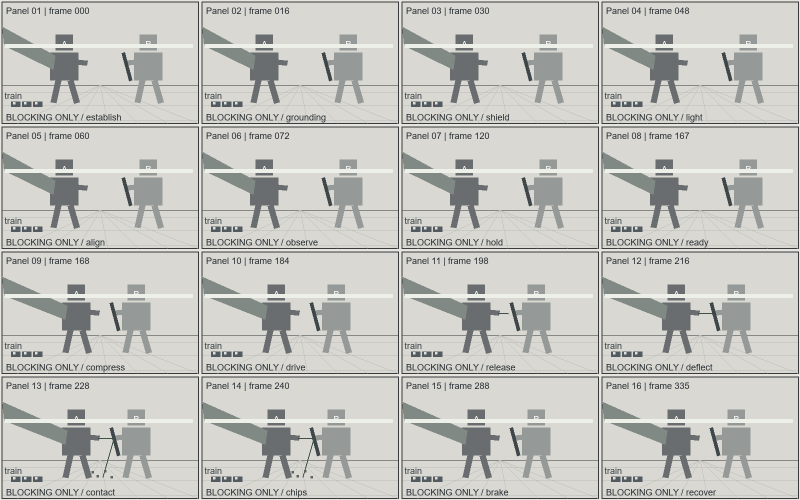
#> input picture .agents/skills/acheng-director/examples/compiled-v3.1-backup/colossal/references/4b83cbc11da3c06b490cced8f8ea854d871c596e41b76ee67149c16abef499b4.png, 1600 x 1000 px (shown at 1/2 size)
$ python lab_bstar.py ../../acheng-director/examples/compiled-v3.1-backup/colossal/references/4b83cbc11da3c06b490cced8f8ea854d871c596e41b76ee67149c16abef499b4.png
#> lines starting #> are read from the running program, lines starting #| are printed output that depends on the picture
#!/usr/bin/env python3
"""量测图片的 CIE-LAB 均值（L* / a* / b*），用于色温漂移的量化判据。

为什么需要它：用户说「发黄」「色调不一致」时，肉眼与主观形容词无法比较、也无法验收。
LAB 的 b* 是唯一能跨图比较、可定容差、可重复的判据（越大越黄）。

用法：
    python lab_bstar.py <图片路径> [更多图片...]
    python lab_bstar.py --ref <基准图> <待测图>...     # 相对基准输出偏差 ΔL / Δb*

容差参考（本链路实测口径）：b* ±1.5、L* ±3.0 以内视为同一基准。

判据纪律：
  - 排查「色温不一致」先量**宫格原图**，再量视频 —— 宫格之间就已经差约 3.0 时，
    问题在上游生成环节，不在 H3，也不在洗图。
  - 一个指标 = 一个结论来源。色偏/亮度只在做「画风或参考图处理程度」类 A/B 时才是主指标；
    提示词类改动先验动作。
"""
import sys

import numpy as np
from PIL import Image

TOLERANCE_B = 1.5
TOLERANCE_L = 3.0

# sRGB -> linear -> XYZ(D65) -> LAB 的固定矩阵
_M = np.array([[0.4124, 0.3576, 0.1805],
               [0.2126, 0.7152, 0.0722],
               [0.0193, 0.1192, 0.9505]])
_WP = np.array([0.95047, 1.0, 1.08883])


def lab_of(path: str, sample: int = 700):
    """返回该图的 (L*, a*, b*) 均值。先缩略到 sample 边长，避免大图拖慢。"""
#> called with sample = 700
    im = Image.open(path).convert("RGB")
#> im is the input picture: PIL image 1600x1000 RGB; mean R, G, B 196.6, 196.9, 192
    im.thumbnail((sample, sample))
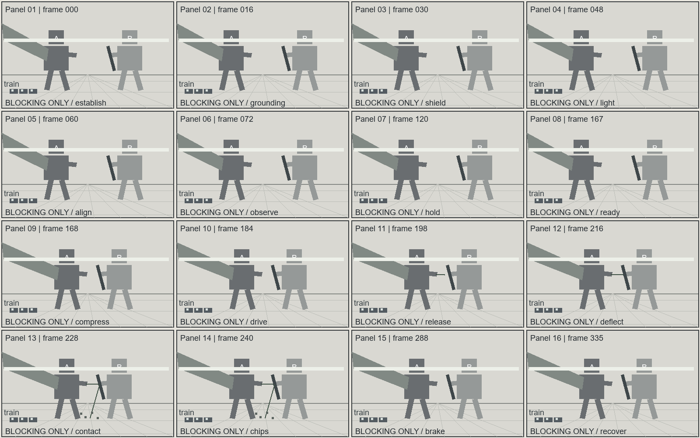
#> im: PIL image 700x438 RGB; mean R, G, B 196.6, 196.9, 192
    rgb = np.asarray(im).astype(np.float32) / 255.0
    lin = np.where(rgb <= 0.04045, rgb / 12.92, ((rgb + 0.055) / 1.055) ** 2.4)
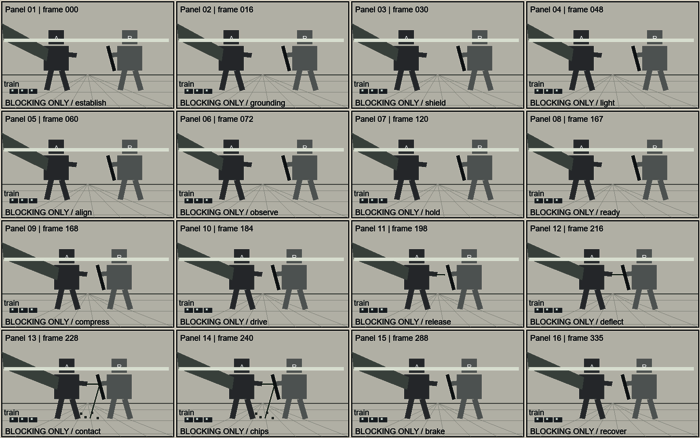
#> lin: shape (438, 700, 3) float32; mean R, G, B 0.586, 0.586, 0.551
    xyz = (lin @ _M.T) / _WP
    f = np.where(xyz > 0.008856, np.cbrt(xyz), 7.787 * xyz + 16 / 116)
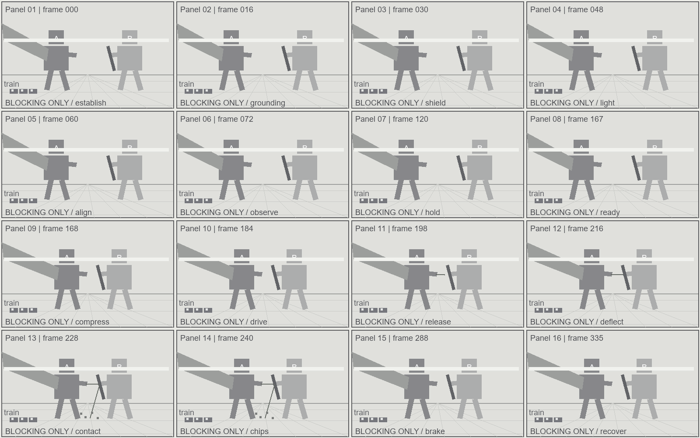
#> f: shape (438, 700, 3) float64; mean R, G, B 0.817, 0.819, 0.808
    L = 116 * f[..., 1] - 16
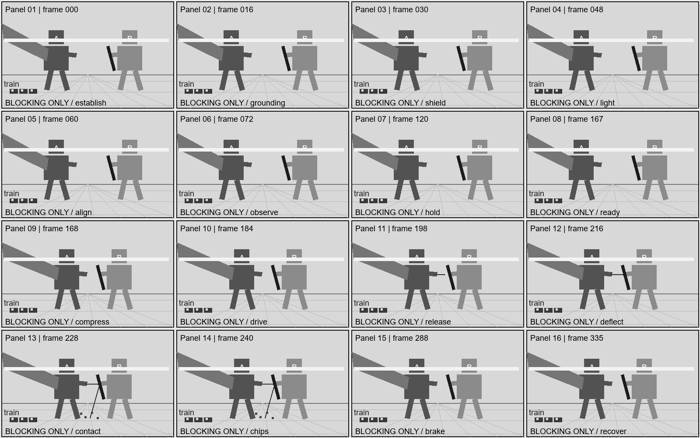
#> L: shape (438, 700) float64; min 20.87, max 97.89, mean 79; drawn with min black and max white
    a = 500 * (f[..., 0] - f[..., 1])
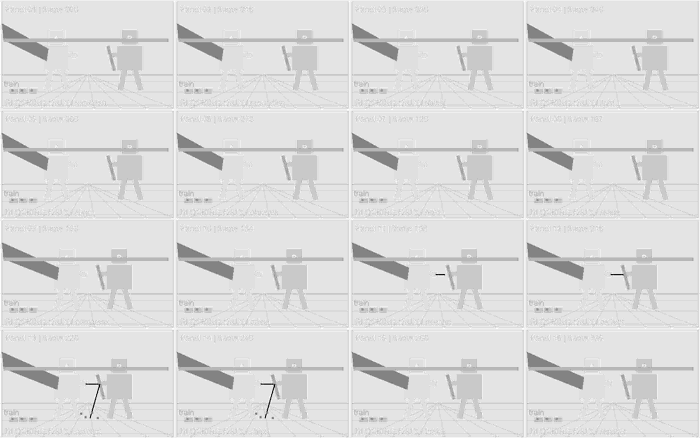
#> a: shape (438, 700) float64; min -8.26, max 0.144, mean -0.982; drawn with min black and max white
    b = 200 * (f[..., 1] - f[..., 2])
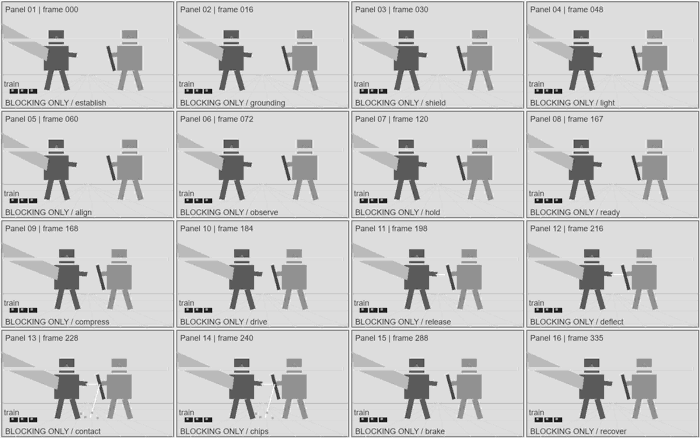
#> b: shape (438, 700) float64; min -5.84, max 4.42, mean 2.32; drawn with min black and max white
    return float(L.mean()), float(a.mean()), float(b.mean())


def main():
    args = sys.argv[1:]
    if not args:
        print(__doc__)
        return 1

    ref_path = None
    if "--ref" in args:
        i = args.index("--ref")
        try:
            ref_path = args[i + 1]
        except IndexError:
            print("用法错误：--ref 后面要跟基准图路径")
            return 1
        args = args[:i] + args[i + 2:]

    if ref_path:
        rL, ra, rb = lab_of(ref_path)
        print(f"基准  L*={rL:6.2f}  a*={ra:+6.2f}  b*={rb:+6.2f}  {ref_path}")
        print(f"容差  b* ±{TOLERANCE_B}   L* ±{TOLERANCE_L}\n")

    bad = 0
    for path in args:
        try:
            L, a, b = lab_of(path)
#> L = 79.04; a = -0.982; b = 2.32
        except Exception as exc:  # 单张读不了不该中断整批
            print(f"  ✗ 读取失败 {path}: {exc}")
            bad += 1
            continue
        if ref_path:
            dL, db = L - rL, b - rb
            flag = "✓" if (abs(db) <= TOLERANCE_B and abs(dL) <= TOLERANCE_L) else \
                   ("✗ 偏黄" if db > TOLERANCE_B else "✗ 偏蓝" if db < -TOLERANCE_B else "✗ 偏亮" if dL > 0 else "✗ 偏暗")
            if flag != "✓":
                bad += 1
            print(f"  ΔL={dL:+6.2f}  Δb*={db:+6.2f}  {flag:8s} {path}")
        else:
            print(f"  L*={L:6.2f}  a*={a:+6.2f}  b*={b:+6.2f}  {path}")
#|   L*= 79.04  a*= -0.98  b*= +2.32  ../../acheng-director/examples/compiled-v3.1-backup/colossal/references/4b83cbc11da3c06b490cced8f8ea854d871c596e41b76ee67149c16abef499b4.png

    if ref_path:
        print(f"\n{'全部在容差内' if bad == 0 else f'{bad} 项偏离基准'}")
    return 0


if __name__ == "__main__":
    sys.exit(main())
#> (the program exits here)
